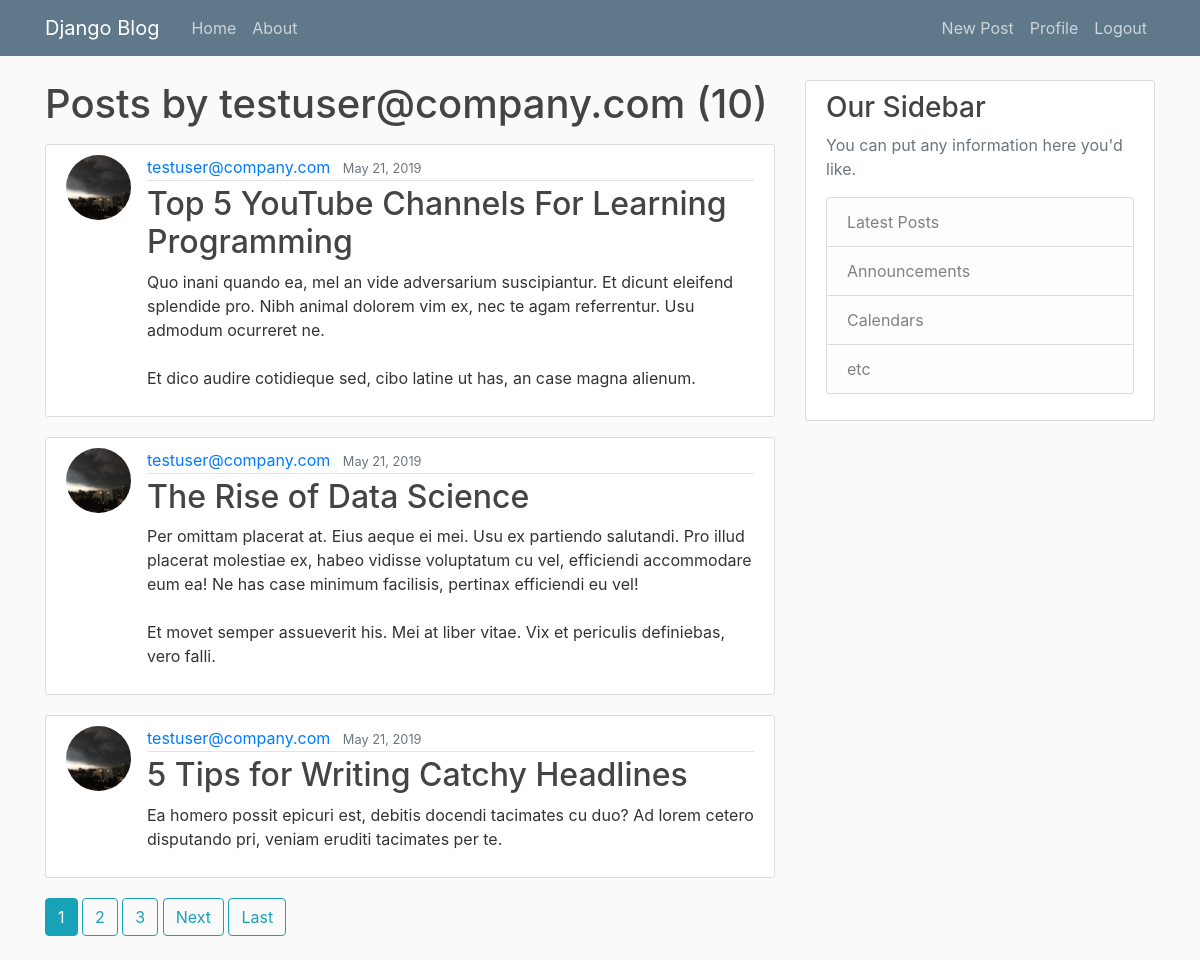
The app's page /user/testuser@company.com/ (signed in) with its own data.
### blog/models.py (models this page shows, shortened)
class Post(models.Model):
    title= models.CharField(max_length=100)
    content= models.TextField()
    date_posted= models.DateTimeField(default=timezone.now)
    authors= models.ForeignKey(User,on_delete=models.CASCADE)

### users/models.py (models this page shows, shortened)
class Profile(models.Model):
    user=models.OneToOneField(User,on_delete=models.CASCADE)
    image=models.ImageField(default='default.png',upload_to='profile_pics')

### blog/views.py (the view)
# urls.py: path('user/<str:username>/', UserPostListView.as_view(), name='user-posts'),
class UserPostListView(ListView):
    model = Post
    template_name = 'blog/user_posts.html'
    context_object_name = 'posts'
    ordering = '-date_posted'
    paginate_by = 3
    def get_queryset(self):
        user = get_object_or_404(User,username=self.kwargs.get('username'))
        return Post.objects.filter(authors=user).order_by('-date_posted')

### blog/templates/blog/user_posts.html (shortened to what this page needs)
{% extends 'blog/base.html' %}
{% block content %}
    <h1 class="mb-3">Posts by {{ view.kwargs.username }} ({{ page_obj.paginator.count }})</h1>
    {% for post in posts %}
        <article class="media content-section">
            <img class='rounded-circle article-img' src="{{ post.authors.profile.image.url }}" alt="">
            <div class="media-body">
                <div class="article-metadata">
                    <a class="mr-2" href="{% url 'user-posts' post.authors.username %}">{{ post.authors }}</a>
                    <small class="text-muted">{{ post.date_posted|date:"F d, Y" }}</small>
                </div>
                <h2><a class="article-title" href="{% url 'post-detail' post.id %}">{{ post.title }}</a></h2>
                <p class="article-content">{{ post.content }}</p>
            </div>
        </article>
    {% endfor %}
    {% if is_paginated %}
        {% for num in page_obj.paginator.page_range %}
            {% if page_obj.number == num %}
                <a class="btn btn-info mb-4" href="?page={{ num }}">{{ num }}</a>
            {% elif num > page_obj.number|add:'-3' and num < page_obj.number|add:'3' %}
                <a class="btn btn-outline-info mb-4" href="?page={{ num }}">{{ num }}</a>
            {% endif %}
        {% endfor %}
        {% if page_obj.has_next %}
            <a class="btn btn-outline-info mb-4" href="?page={{ page_obj.next_page_number }}">Next</a>
            <a class="btn btn-outline-info mb-4" href="?page={{ page_obj.paginator.num_pages }}">Last</a>
        {% endif %}
    {% endif %}
{% endblock content %}

### blog/static/blog/main.css (style rules this page uses)
body { background: #fafafa; color: #333333; margin-top: 5rem; }
h1, h2, h3, h4, h5, h6 { color: #444444; }
.content-section { background: #ffffff; padding: 10px 20px; border: 1px solid #dddddd; border-radius: 3px; margin-bottom: 20px; }
.article-title { color: #444444; }
.article-content { white-space: pre-line; }
.article-img { height: 65px; width: 65px; margin-right: 16px; }
.article-metadata { padding-bottom: 1px; margin-bottom: 4px; border-bottom: 1px solid #e3e3e3 }

### records on screen
Post: authors.profile.image (picture), authors "testuser@company.com", date_posted "May 21, 2019", title "Top 5 YouTube Channels For Learning Programming", content "Quo inani quando ea, mel an vide adversarium suscipiantur. Et dicunt eleifend splendide pro. Nibh animal dolorem vim ex, nec te agam referrentur. Usu admodum ocurreret ne. Et dico audire cotidieque sed, cibo latine ut has, an case magna alienum."
Post: authors.profile.image (picture), authors "testuser@company.com", date_posted "May 21, 2019", title "The Rise of Data Science", content "Per omittam placerat at. Eius aeque ei mei. Usu ex partiendo salutandi. Pro illud placerat molestiae ex, habeo vidisse voluptatum cu vel, efficiendi accommodare eum ea! Ne has case minimum facilisis, pertinax efficiendi eu vel! Et movet semper assueverit his. Mei at liber vitae. Vix et periculis definiebas, vero falli."
Post: authors.profile.image (picture), authors "testuser@company.com", date_posted "May 21, 2019", title "5 Tips for Writing Catchy Headlines", content "Ea homero possit epicuri est, debitis docendi tacimates cu duo? Ad lorem cetero disputando pri, veniam eruditi tacimates per te."

### other values on screen
{{ view.kwargs.username }} "testuser@company.com"
{{ page_obj.paginator.count }} "10"
{{ num }} "1"
{{ num }} "2" "3"
